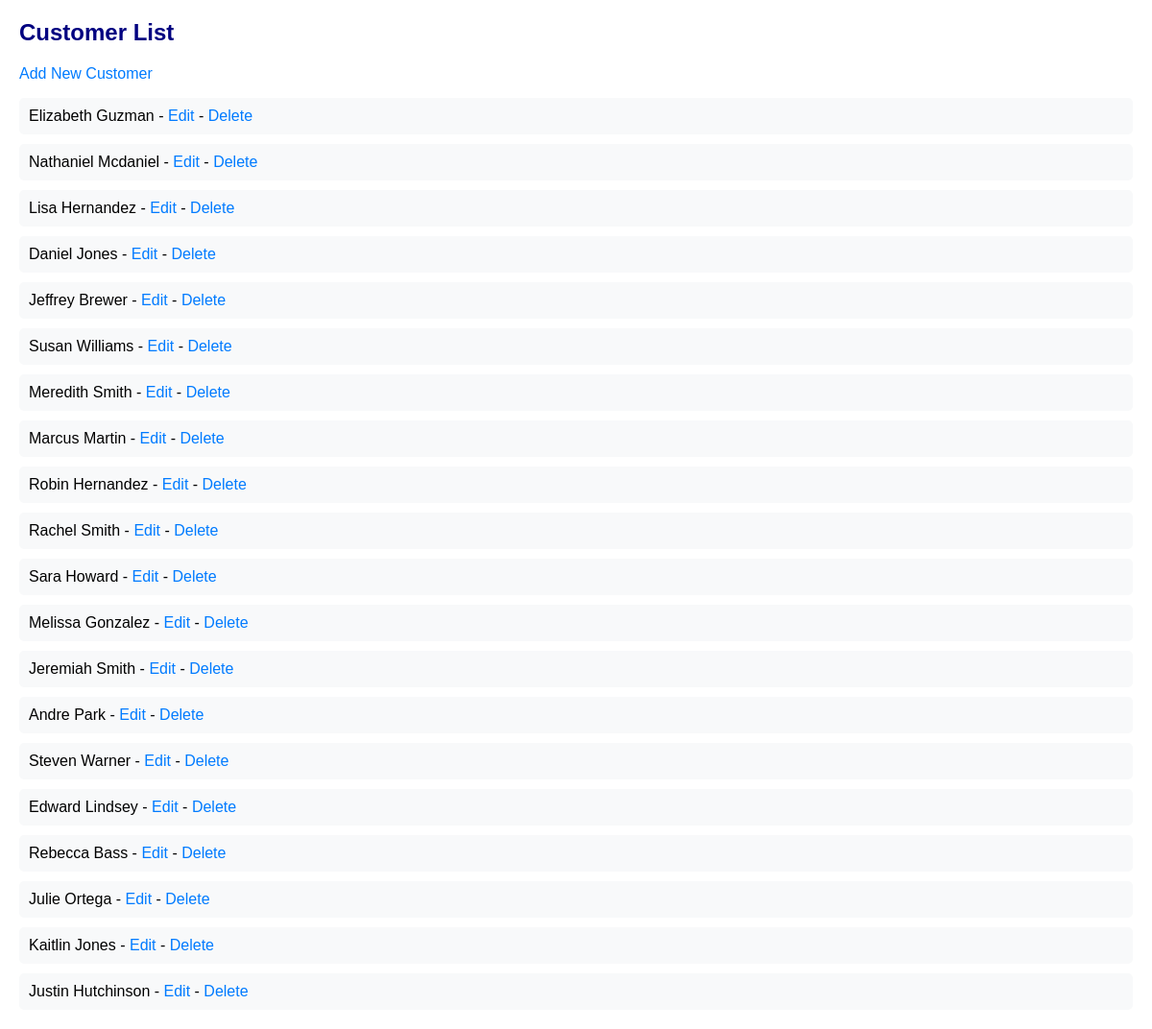
The app's page /mainwebsite/customers/, older data.
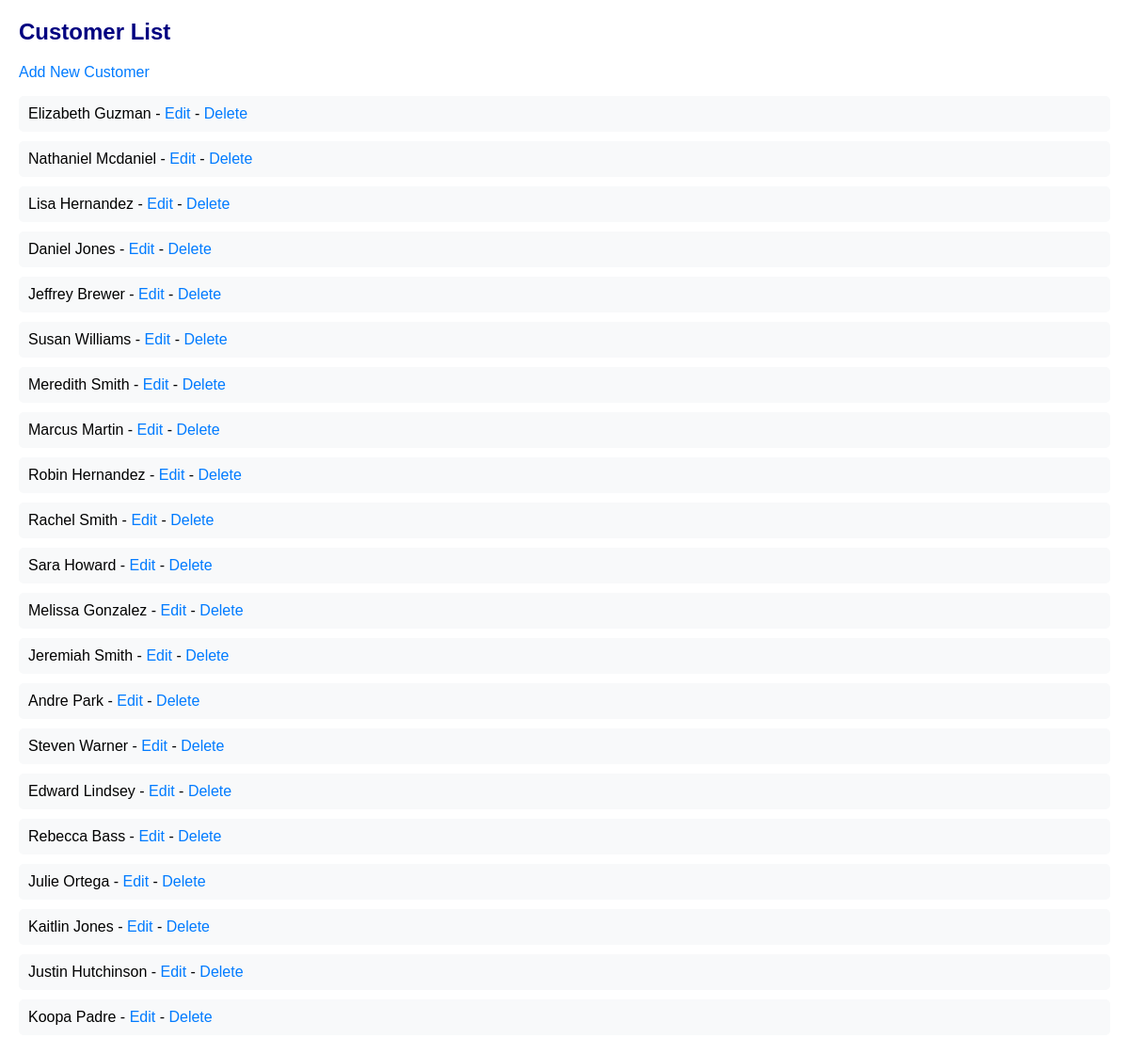
The same page, newer data.
### mainwebsite/models.py (models this page shows)
class Customer(models.Model):
    cust_id = models.AutoField(primary_key=True)
    first = models.CharField(max_length=50)
    last = models.CharField(max_length=50)
    address = models.TextField()

### mainwebsite/views.py (the view)
# urls.py: path('customers/', views.CustomerList.as_view(), name='customer_list'),
class CustomerList(View):
    def get(self, request):
        customers = Customer.objects.all()
        return render(request, 'customers/customer_list.html', {'customers': customers})

### templates/customers/customer_list.html (shortened to what this page needs)
<!DOCTYPE html>
<html lang="en">
<head>
</head>
<body>
{% block content %}
    <h2>Customer List</h2>
    <a href="{% url 'customer_add' %}">Add New Customer</a>
    <ul>
        {% for customer in customers %}
            <li>
                {{ customer.first }} {{ customer.last }}
                - <a href="{% url 'customer_edit' customer.cust_id %}">Edit</a>
                - <a href="{% url 'customer_delete' customer.cust_id %}">Delete</a>
            </li>
        {% empty %}
            <li>No customers found.</li>
        {% endfor %}
    </ul>
{% endblock %}
</body>
</html>

Row changes from the older to the newer data that the page shows:
added Customer: first "Koopa", last "Padre"
